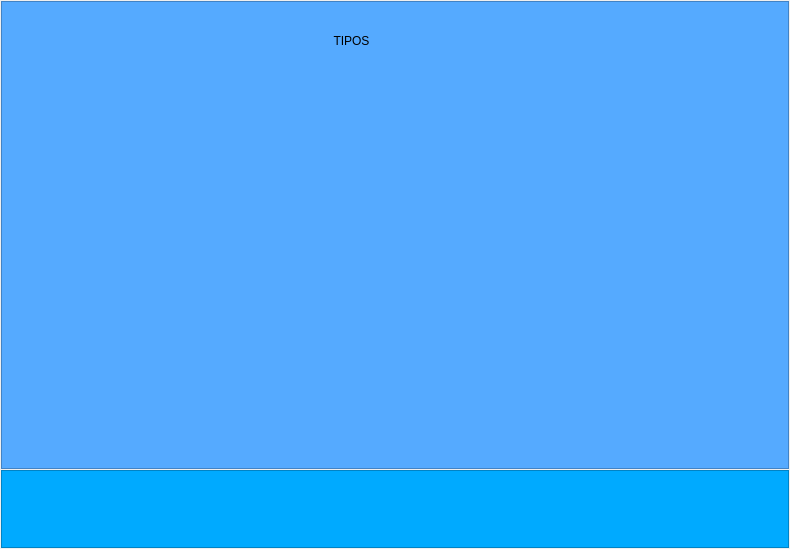
             <widget class="QWidget" name="page_ark_types">
              <property name="minimumSize">
               <size>
                <width>790</width>
                <height>549</height>
               </size>
              </property>
              <layout class="QVBoxLayout" name="verticalLayout_26" stretch="6,1">
               <property name="spacing">
                <number>1</number>
               </property>
               <property name="leftMargin">
                <number>1</number>
               </property>
               <property name="topMargin">
                <number>1</number>
               </property>
               <property name="rightMargin">
                <number>1</number>
               </property>
               <property name="bottomMargin">
                <number>1</number>
               </property>
               <item>
                <widget class="QFrame" name="frame_form_types">
                 <property name="styleSheet">
                  <string notr="true">/* Estilo del marco */
QFrame {
    background-color: rgb(85, 170, 255);
   
}
</string>
                 </property>
                 <property name="frameShape">
                  <enum>QFrame::Shape::StyledPanel</enum>
                 </property>
                 <property name="frameShadow">
                  <enum>QFrame::Shadow::Raised</enum>
                 </property>
                 <widget class="QLabel" name="label_titel_types">
                  <property name="geometry">
                   <rect>
                    <x>280</x>
                    <y>30</y>
                    <width>141</width>
                    <height>20</height>
                   </rect>
                  </property>
                  <property name="frameShadow">
                   <enum>QFrame::Shadow::Plain</enum>
                  </property>
                  <property name="text">
                   <string>TIPOS</string>
                  </property>
                  <property name="alignment">
                   <set>Qt::AlignmentFlag::AlignCenter</set>
                  </property>
                 </widget>
                </widget>
               </item>
               <item>
                <widget class="QFrame" name="frame_actbar_types">
                 <property name="styleSheet">
                  <string notr="true">/* Estilo del marco */
QFrame {
    background-color: rgb(0, 170, 255);
   
}</string>
                 </property>
                 <property name="frameShape">
                  <enum>QFrame::Shape::StyledPanel</enum>
                 </property>
                 <property name="frameShadow">
                  <enum>QFrame::Shadow::Raised</enum>
                 </property>
                </widget>
               </item>
              </layout>
             </widget>
